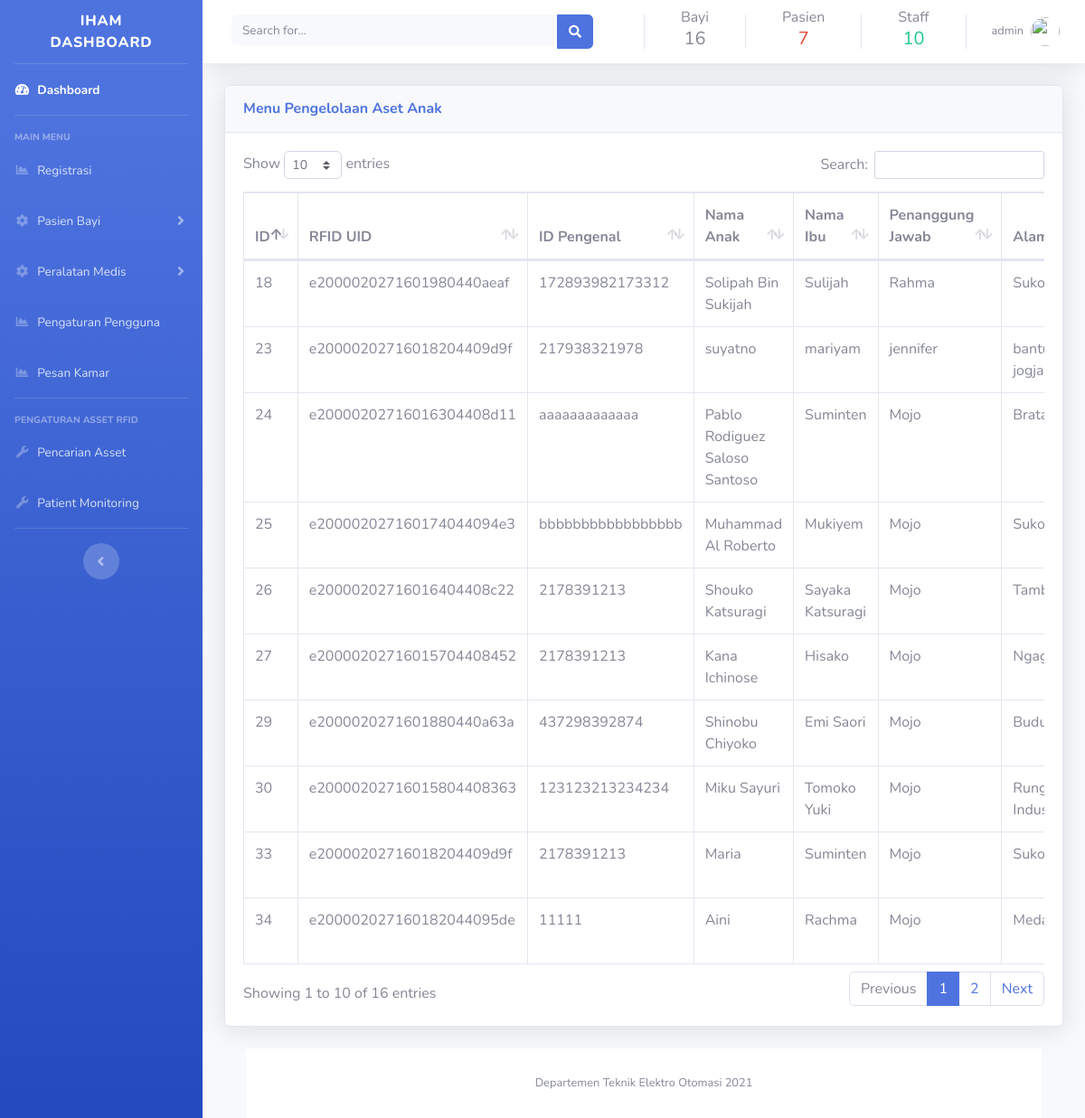
Before: /admin/pengaturan-aset-bayi.php (signed in) with the older database file.
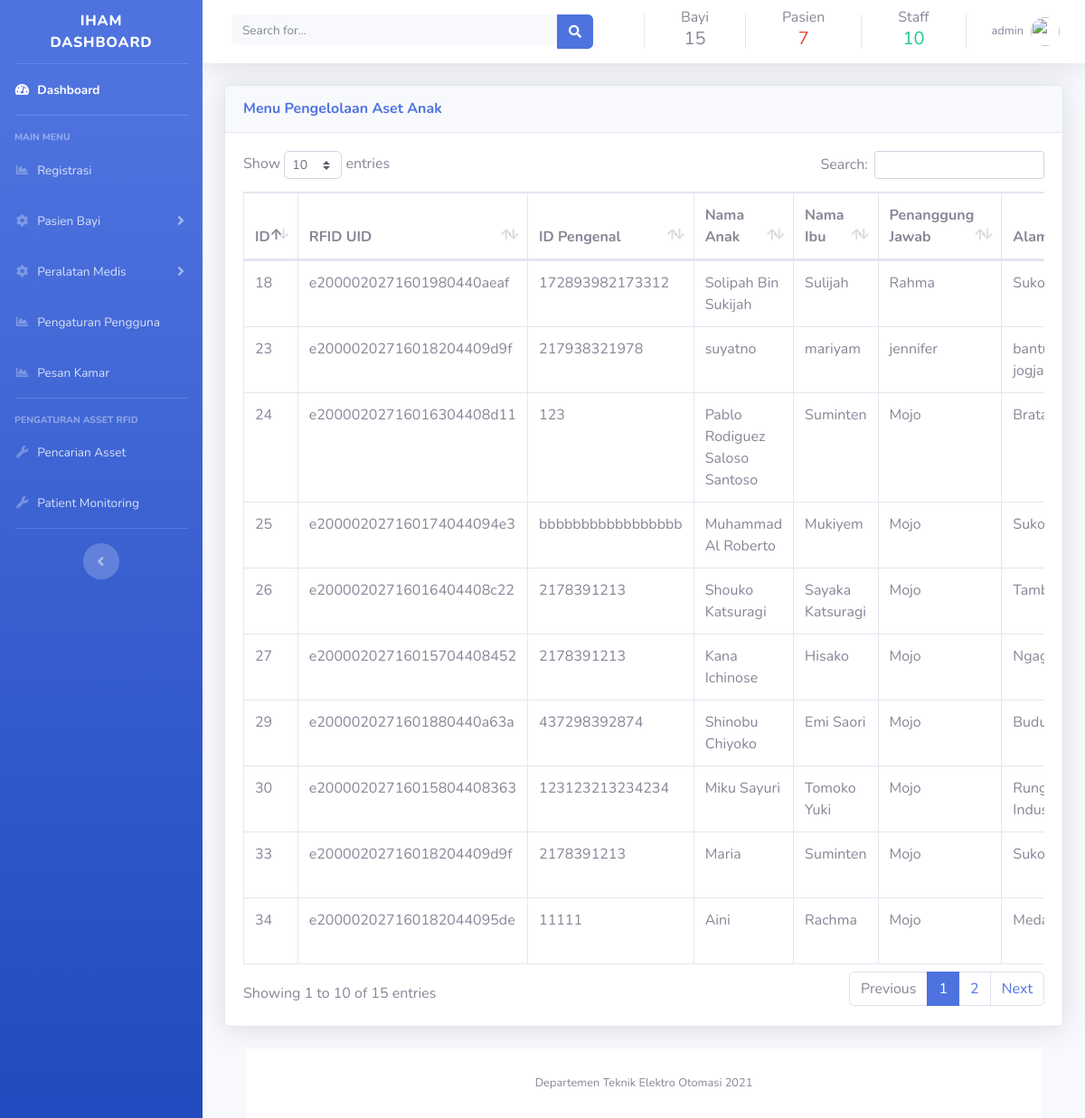
After: the same page with the newer database file.
### tables this page shows
CREATE TABLE `tb_stat_anak` (
  `id` int(4) NOT NULL,
  `rfid_uid` varchar(50) NOT NULL,
  `id_pengenal` varchar(50) NOT NULL,
  `nama_anak` varchar(50) NOT NULL,
  `nama_ibu` varchar(50) NOT NULL,
  `penanggung_jawab_bayi` varchar(50) NOT NULL,
  `waktu_masuk` timestamp(6) NOT NULL DEFAULT current_timestamp(6) ON UPDATE current_timestamp(6),
  `alamat` varchar(50) NOT NULL,
  `status` varchar(50) NOT NULL,
  `keterangan` varchar(50) NOT NULL
);

### admin/halaman/pengaturan-aset-bayi.php (the view, shortened to what the changed rows need)
<div class="container-fluid">
<div class="card shadow mb-4">
  <div class="card-header py-3">
    <h6 class="m-0 font-weight-bold text-primary">Menu Pengelolaan Aset Anak
    </h6>
  </div>
<div class="card-body">
    <div class="table-responsive">
    <?php
    $query = "SELECT * FROM tb_stat_anak";
    $query_run = mysqli_query($connection, $query);
    ?>
      <table class="table table-bordered" id="tabelasetbayi" width="100%" cellspacing="0">
        <thead>
          <tr>
            <th>ID</th>
            <th>RFID UID</th>
            <th>ID Pengenal</th>
            <th>Nama Anak</th>
            <th>Nama Ibu</th>
            <th>Penanggung Jawab</th>
            <th>Alamat</th>
          </tr>
        </thead>
        <tbody>
        <?php
        if(mysqli_num_rows($query_run) > 0 )
        {
          while($row = mysqli_fetch_assoc($query_run))
          {
            ?>
          <tr>
          <td><?php echo $row['id']; ?></td>
            <td><?php echo $row['rfid_uid']; ?></td>
            <td><?php echo $row['id_pengenal']; ?></td>
            <td><?php echo $row['nama_anak']; ?></td>
            <td><?php echo $row['nama_ibu']; ?></td>
            <td><?php echo $row['penanggung_jawab_bayi']; ?></td>
            <td><?php echo $row['alamat']; ?></td>
            </div>
          <?php
          }
        }
        else {
          echo "Data tidak ditemukan";
        }
        ?>
<div class="container-fluid">
<div class="container-fluid">

### admin/includes/navbar.php (shortened to what the changed rows need)
<?php
include_once('code.php');
?>
    <div id="content-wrapper" class="d-flex flex-column">
      <div id="content">
        <nav class="navbar navbar-expand navbar-light bg-white topbar mb-4 static-top shadow">
          <ul class="navbar-nav ml-auto">
<div class="container my-auto">
<div class="copyright text-center my-auto">
 Bayi
  <?php
              $query = "SELECT id FROM tb_stat_anak ORDER BY id";
              $query_run = mysqli_query($connection, $query);
              $row = mysqli_num_rows($query_run);
              echo '<h5>'.$row.'</h5>';
              ?>
</div>
</div>
          </ul>
        </nav>

Changed rows visible on the page:
changed tb_stat_anak "Pablo Rodiguez Saloso Santoso": id_pengenal "aaaaaaaaaaaaa" → "123"
Other visible differences:
$row: "16" → "15"
text written by a page script: "Show entries Search: Showing 1 to 10 of 16 entries Previous 1 2 Next" → "Show entries Search: Showing 1 to 10 of 15 entries Previous 1 2 Next"
